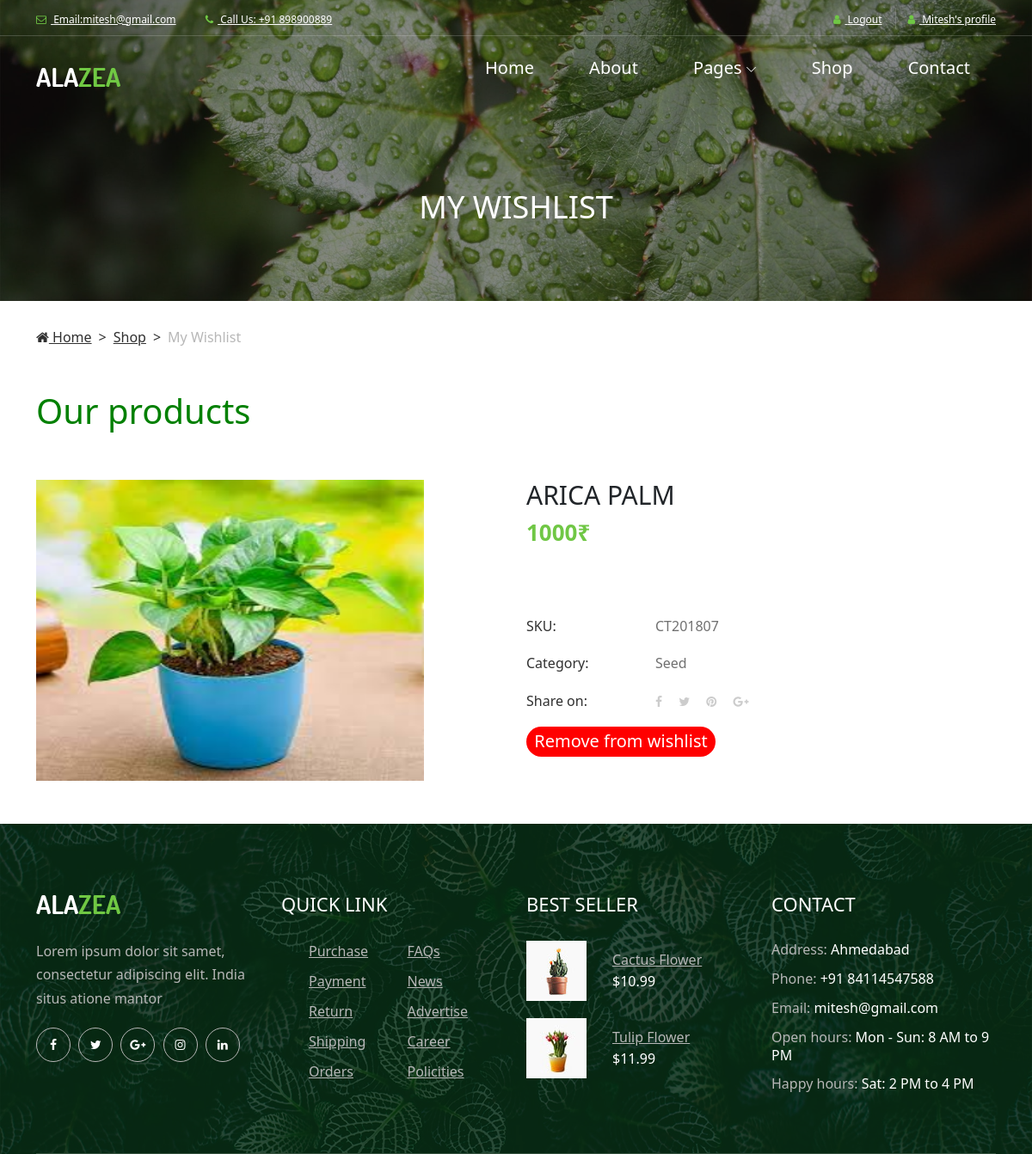
Before: /wishlist/ (signed in) with the older database file.
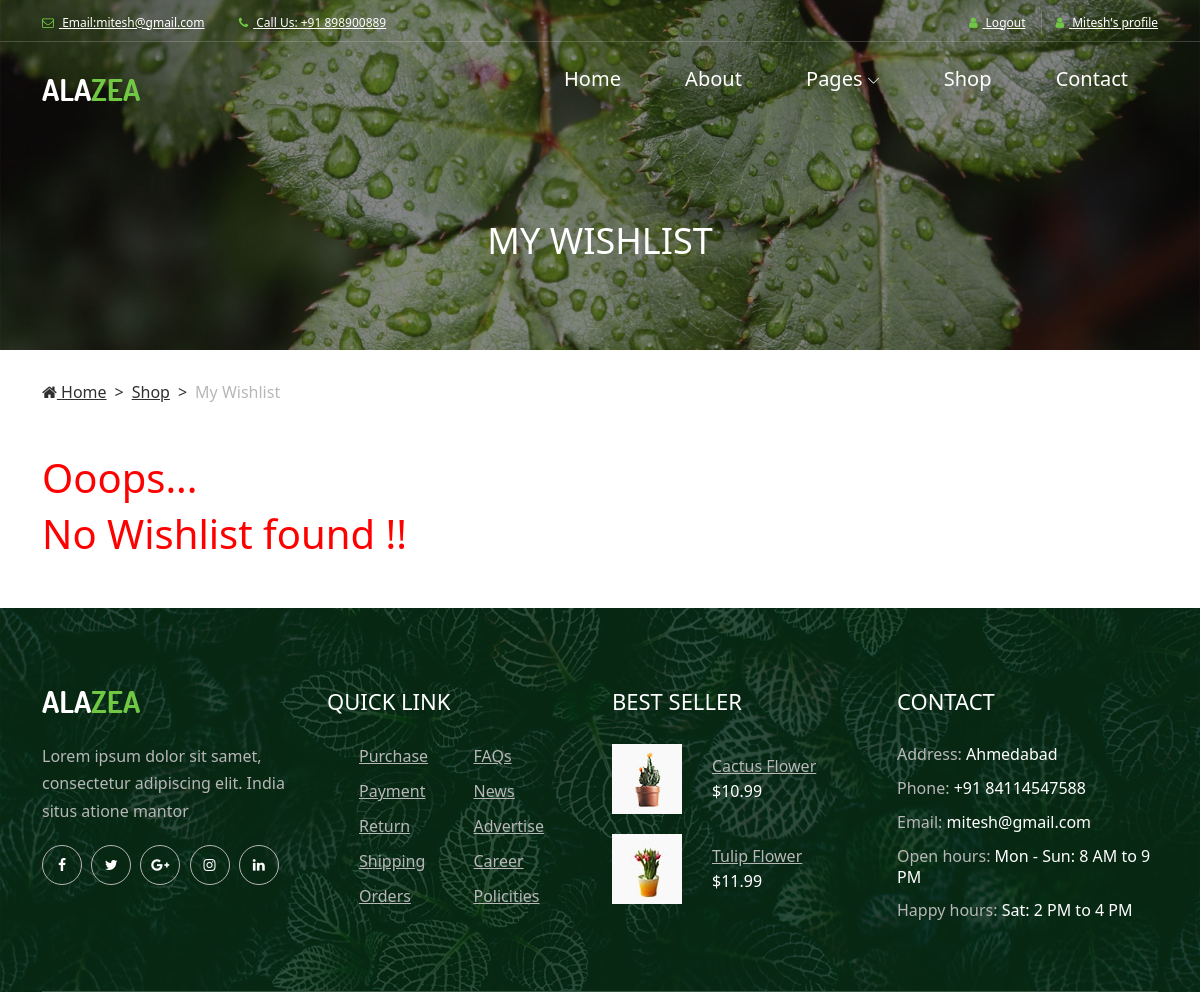
After: the same page with the newer database file.
### myapp/models.py (models this page shows, shortened)
class User(models.Model):
    name=models.CharField(max_length=100)
    email=models.EmailField(max_length=100)
    password=models.CharField(max_length=100)
    mobile=models.IntegerField()
    user=models.CharField(max_length=100)
    image=models.ImageField(upload_to='user/',default='user/person.png')
    address=models.CharField(max_length=100)

class Wishlist(models.Model):
    user=models.ForeignKey(User,on_delete=models.CASCADE)
    product=models.ForeignKey(Product,on_delete=models.CASCADE)

class Product(models.Model):
    farmer=models.ForeignKey(User,on_delete=models.CASCADE)
    category=models.ForeignKey(Category,on_delete=models.CASCADE,default='plants')
    pname=models.CharField(max_length=100)
    price=models.IntegerField()
    p_img=models.ImageField(upload_to='images/')
    p_stock=models.IntegerField()
    description=models.CharField(max_length=500)

class Category(models.Model):
    category=models.CharField(max_length=100)
    def __str__(self):
        return self.category

### myapp/views.py (the view)
# urls.py: path('wishlist/',views.wishlist,name='wishlist'),
def wishlist(request):
    user=User.objects.get(email=request.session['email'])
    wishlist=Wishlist.objects.filter(user=user)
    request.session['wishlist_count']=len(wishlist)
    return render(request,'wishlist.html',{'wishlist':wishlist})

### myapp/templates/wishlist.html
{% extends 'header.html'%}
{% load static %}
{% block content %}
 <div class="breadcrumb-area">
    <div class="top-breadcrumb-area bg-img bg-overlay d-flex align-items-center justify-content-center" style="background-image: url({% static 'img/bg-img/24.jpg' %});">
        <h2>My wishlist</h2>
    </div>
    <div class="container">
        <div class="row">
            <div class="col-12">
                <nav aria-label="breadcrumb">
                    <ol class="breadcrumb">
                        <li class="breadcrumb-item"><a href="#"><i class="fa fa-home"></i> Home</a></li>
                        <li class="breadcrumb-item"><a href="#">Shop</a></li>
                        <li class="breadcrumb-item active" aria-current="page">My wishlist</li>
                    </ol>
                </nav>
            </div>
        </div>
    </div>
</div>
<section class="single_product_details_area mb-50">
    <div class="produts-details--content mb-50">
        <div class="container">
            {% if request.session.wishlist_count %}
            <div>
                <h1 style="color:green;">
                    Our products
                </h1>
            </div>
            <div class="row justify-content-between">
                 {% for i in wishlist %}
                <div class="col-12 col-md-6 col-lg-5">
                    <div class="single_product_thumb">
                        <div id="product_details_slider" class="carousel slide" data-ride="carousel">
                            <div class="carousel-inner">
                                <br>
                                <br>
                                <div class="carousel-item active">
                                    <a class="product-img" href="{{i.product.p_img.url}}" title="Product Image">
                                    <img class="d-block w-100" src="{{i.product.p_img.url}}" alt="1" style="height:350px; width: auto;">
                                </a>
                                </div>
                            </div>
                        </div>
                    </div>
                </div>
                <div class="col-12 col-md-6">
                    <br>
                    <br>
                    <div class="single_product_desc">
                        <h4 class="title">{{i.product.pname}}</h4>
                        <h4 class="price">{{i.product.price}}₹</h4>
                        <div class="products--meta">
                            <p><span>SKU:</span> <span>CT201807</span></p>
                            <p><span>Category:</span> <span>{{i.product.category}}</span></p>
                            <p>
                                <span>Share on:</span>
                                <span>
                                <a href="#"><i class="fa fa-facebook"></i></a>
                                <a href="#"><i class="fa fa-twitter"></i></a>
                                <a href="#"><i class="fa fa-pinterest"></i></a>
                                <a href="#"><i class="fa fa-google-plus"></i></a>
                            </span>
                            </p>
                            <a href="{% url 'remove_wishlist' pk=i.product.pk%}"><input style="height:35px; width:220px;font-size: 20px;border: none; outline: none; background-color:red; border-radius: 20px;" type="submit" class="btn-primary" name="" id="" value="Remove from wishlist"></a>
                        </div>
                    </div>
                </div>
                {% endfor %}
            </div>
            {% else %}
            <div>
                <h1 style="color: red;">
                    Ooops...
                </h1>
                <h1 style="color: red;">
                    No Wishlist found !!
                </h1>
            </div>
            {% endif %}
        </div>
    </div>
</section>
{% endblock%}

### myapp/templates/header.html (shortened to what this page needs)
{% load static %}
<!DOCTYPE html>
<html lang="en">
<head>
    <link rel="stylesheet" href="{% static 'style.css' %}">
    <link href="https://cdn.jsdelivr.net/npm/bootstrap@5.3.1/dist/css/bootstrap.min.css" rel="stylesheet">
</head>
<body>
    <header class="header-area">
        <div class="top-header-area">
            <div class="container">
                <div class="row">
                    <div class="col-12">
                        <div class="top-header-content d-flex align-items-center justify-content-between">
                            <div class="top-header-meta">
                                <a href="#" data-toggle="tooltip" data-placement="bottom" title="infodeercreative@gmail.com"><i class="fa fa-envelope-o" aria-hidden="true"></i> <span>Email:mitesh@gmail.com</span></a>
                                <a href="#" data-toggle="tooltip" data-placement="bottom" title="+1 234 122 122"><i class="fa fa-phone" aria-hidden="true"></i> <span>Call Us: +91 898900889</span></a>
                            </div>
                            <div class="top-header-meta d-flex">
                                {% if request.session.email %}
                                <div class="login">
                                    <a href="{% url 'logout'%}"><i class="fa fa-user" aria-hidden="true"></i> <span>Logout</span></a>
                                </div>
                                {% else %}
                                <div class="login">
                                    <a href="{% url 'login'%}"><i class="fa fa-user" aria-hidden="true"></i> <span>Login</span></a>
                                </div>
                                {% endif %}
                               {% if request.session.email %}
                               <div class="cart">
                                <a href="{% url 'c_dash_profile' %}" target="_blank"><i class="fa fa-user" aria-hidden="true"></i> <span>{{request.session.name}}'s profile</span></a>
                               </div>
                               {% else %}
                               <div class="cart">
                                <a href="{% url 'sign' %}"><i class="fa fa-shopping-cart" aria-hidden="true"></i> <span>SignUp</span></a>
                               </div>
                               {% endif %}
                            </div>
                        </div>
                    </div>
                </div>
            </div>
        </div>
        <div class="alazea-main-menu">
            <div class="classy-nav-container breakpoint-off">
                <div class="container">
                    <nav class="classy-navbar justify-content-between" id="alazeaNav">
                        <a href="index.html" class="nav-brand"><img src="{% static 'img/core-img/logo.png' %}" alt=""></a>
                        <div class="classy-menu">
                            <div class="classynav">
                                <ul>
                                    <li><a href="{% url 'home' %}">Home</a></li>
                                    <li><a href="{% url 'about' %}">About</a></li>
                                    <li><a href="#">Pages</a>
                                    </li>
                                    <li><a href="{% url 'shop' %}">Shop</a></li>
                                    <li><a href="{% url 'contact' %}">Contact</a></li>
                                </ul>
                            </div>
                        </div>
                    </nav>
                </div>
            </div>
        </div>
    </header>
    {% block content %}
    {% endblock %}
    <footer class="footer-area bg-img" style="background-image: url({% static 'img/bg-img/3.jpg' %});">
        <div class="main-footer-area">
            <div class="container">
                <div class="row">
                    <div class="col-12 col-sm-6 col-lg-3">
                        <div class="single-footer-widget">
                            <div class="footer-logo mb-30">
                                <a href="#"><img src="{% static 'img/core-img/logo.png' %}" alt=""></a>
                            </div>
                            <p>Lorem ipsum dolor sit samet, consectetur adipiscing elit. India situs atione mantor</p>
                            <div class="social-info">
                                <a href="#"><i class="fa fa-facebook" aria-hidden="true"></i></a>
                                <a href="#"><i class="fa fa-twitter" aria-hidden="true"></i></a>
                                <a href="#"><i class="fa fa-google-plus" aria-hidden="true"></i></a>
                                <a href="#"><i class="fa fa-instagram" aria-hidden="true"></i></a>
                                <a href="#"><i class="fa fa-linkedin" aria-hidden="true"></i></a>
                            </div>
                        </div>
                    </div>
                    <div class="col-12 col-sm-6 col-lg-3">
                        <div class="single-footer-widget">
                            <div class="widget-title">
                                <h5>QUICK LINK</h5>
                            </div>
                            <nav class="widget-nav">
                                <ul>
                                    <li><a href="#">Purchase</a></li>
                                    <li><a href="#">FAQs</a></li>
                                    <li><a href="#">Payment</a></li>
                                    <li><a href="#">News</a></li>
                                    <li><a href="#">Return</a></li>
                                    <li><a href="#">Advertise</a></li>
                                    <li><a href="#">Shipping</a></li>
                                    <li><a href="#">Career</a></li>
                                    <li><a href="#">Orders</a></li>
                                    <li><a href="#">Policities</a></li>
                                </ul>
                            </nav>
                        </div>
                    </div>
                    <div class="col-12 col-sm-6 col-lg-3">
                        <div class="single-footer-widget">
                            <div class="widget-title">
                                <h5>BEST SELLER</h5>
                            </div>
                            <div class="single-best-seller-product d-flex align-items-center">
                                <div class="product-thumbnail">
                                    <a href="#"><img src="{% static 'img/bg-img/4.jpg' %}" alt=""></a>
                                </div>
                                <div class="product-info">
                                    <a href="#">Cactus Flower</a>
                                    <p>$10.99</p>
                                </div>
                            </div>
                            <div class="single-best-seller-product d-flex align-items-center">
                                <div class="product-thumbnail">
                                    <a href="shop-details.html"><img src="{% static 'img/bg-img/5.jpg' %}" alt=""></a>
                                </div>
                                <div class="product-info">
                                    <a href="#">Tulip Flower</a>
                                    <p>$11.99</p>
                                </div>
                            </div>
                        </div>
                    </div>
                    <div class="col-12 col-sm-6 col-lg-3">
                        <div class="single-footer-widget">
                            <div class="widget-title">
                                <h5>CONTACT</h5>
                            </div>
                            <div class="contact-information">
                                <p><span>Address:</span> Ahmedabad</p>
                                <p><span>Phone:</span> +91 84114547588</p>
                                <p><span>Email:</span> mitesh@gmail.com</p>
                                <p><span>Open hours:</span> Mon - Sun: 8 AM to 9 PM</p>
                                <p><span>Happy hours:</span> Sat: 2 PM to 4 PM</p>
                            </div>
                        </div>
                    </div>
                </div>
            </div>
        </div>
    </footer>
</body>
</html>

### myapp/static/css/classy-nav.css (style rules this page uses)
* { margin: 0; padding: 0; }
body { font-family: "Roboto", sans-serif; }
ul, ol { margin: 0; }
ul li, ol li { list-style: none; }
img { height: auto; max-width: 100%; }
.bg-img { background-position: center center; background-size: cover; background-repeat: no-repeat; }
.classy-nav-container { position: relative; z-index: 100; background-color: #ffffff; }
.classy-nav-container * { box-sizing: border-box; }
.classy-nav-container a { -webkit-transition-duration: 500ms; transition-duration: 500ms; text-decoration: none; outline: none; font-size: 14px; font-weight: 400; color: #232323; display: inline-block; }
.justify-content-between { -webkit-box-pack: justify; -ms-flex-pack: justify; justify-content: space-between; }
.justify-content-center { -webkit-box-pack: center; -ms-flex-pack: center; justify-content: center; }
.classy-navbar { width: 100%; height: 70px; padding: 0.5em 2em; display: -webkit-box; display: -ms-flexbox; display: flex; -webkit-box-align: center; -ms-flex-align: center; -ms-grid-row-align: center; align-items: center; }
.classy-navbar .nav-brand { font-size: 26px; font-weight: 500; color: #565656; display: inline-block; margin-right: 30px; }
.classynav ul li { display: inline-block; clear: both; position: inherit; z-index: 10; }
.classynav ul li.cn-dropdown-item { position: relative; z-index: 10; }
.classynav ul li a { padding: 0 12px; display: block; height: 35px; font-size: 14px; line-height: 34px; }
.classynav ul li.megamenu-item > a:after, .classynav ul li.has-down > a:after { font-family: 'classyfonts'; content: "\e900"; font-size: 12px; color: #000000; padding-left: 5px; -webkit-transition-duration: 500ms; transition-duration: 500ms; }
.breakpoint-off .classynav { display: -webkit-box; display: -ms-flexbox; display: flex; -webkit-box-align: center; -ms-flex-align: center; -ms-grid-row-align: center; align-items: center; }

Changed rows visible on the page:
removed Wishlist: product.p_img (picture), product.pname "ARICA PALM", product.price "1000", product.category "Seed"
Other visible differences:
text no longer shown: "Our products"
text now shown: "Ooops... No Wishlist found !!"
